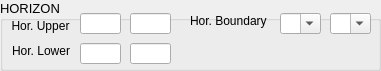
     <widget class="QGroupBox" name="groupBox_13">
      <property name="geometry">
       <rect>
        <x>240</x>
        <y>10</y>
        <width>381</width>
        <height>71</height>
       </rect>
      </property>
      <property name="font">
       <font>
        <pointsize>10</pointsize>
       </font>
      </property>
      <property name="title">
       <string>HORIZON</string>
      </property>
      <widget class="QComboBox" name="Boundary_Topo_CB_Hor_2">
       <property name="geometry">
        <rect>
         <x>330</x>
         <y>13</y>
         <width>41</width>
         <height>21</height>
        </rect>
       </property>
       <property name="editable">
        <bool>true</bool>
       </property>
      </widget>
      <widget class="QComboBox" name="Boundary_Dist_CB_Hor_2">
       <property name="geometry">
        <rect>
         <x>280</x>
         <y>13</y>
         <width>41</width>
         <height>21</height>
        </rect>
       </property>
       <property name="editable">
        <bool>true</bool>
       </property>
      </widget>
      <widget class="QLineEdit" name="Hor_Lower_To_LE_Hor_2">
       <property name="geometry">
        <rect>
         <x>130</x>
         <y>43</y>
         <width>41</width>
         <height>21</height>
        </rect>
       </property>
       <property name="font">
        <font>
         <pointsize>9</pointsize>
        </font>
       </property>
       <property name="text">
        <string/>
       </property>
       <property name="alignment">
        <set>Qt::AlignCenter</set>
       </property>
      </widget>
      <widget class="QLabel" name="label_238">
       <property name="geometry">
        <rect>
         <x>190</x>
         <y>10</y>
         <width>81</width>
         <height>21</height>
        </rect>
       </property>
       <property name="font">
        <font>
         <pointsize>9</pointsize>
        </font>
       </property>
       <property name="text">
        <string>Hor. Boundary</string>
       </property>
      </widget>
      <widget class="QLabel" name="label_242">
       <property name="geometry">
        <rect>
         <x>0</x>
         <y>40</y>
         <width>82</width>
         <height>21</height>
        </rect>
       </property>
       <property name="font">
        <font>
         <pointsize>9</pointsize>
        </font>
       </property>
       <property name="text">
        <string>Hor. Lower</string>
       </property>
       <property name="alignment">
        <set>Qt::AlignCenter</set>
       </property>
      </widget>
      <widget class="QLabel" name="label_243">
       <property name="geometry">
        <rect>
         <x>0</x>
         <y>15</y>
         <width>81</width>
         <height>21</height>
        </rect>
       </property>
       <property name="font">
        <font>
         <pointsize>9</pointsize>
        </font>
       </property>
       <property name="text">
        <string>Hor. Upper</string>
       </property>
       <property name="alignment">
        <set>Qt::AlignCenter</set>
       </property>
      </widget>
      <widget class="QLineEdit" name="Hor_Upper_From_LE_Hor_2">
       <property name="geometry">
        <rect>
         <x>80</x>
         <y>13</y>
         <width>41</width>
         <height>21</height>
        </rect>
       </property>
       <property name="font">
        <font>
         <pointsize>9</pointsize>
        </font>
       </property>
       <property name="text">
        <string/>
       </property>
       <property name="alignment">
        <set>Qt::AlignCenter</set>
       </property>
      </widget>
      <widget class="QLineEdit" name="Hor_Upper_To_LE_Hor_2">
       <property name="geometry">
        <rect>
         <x>130</x>
         <y>13</y>
         <width>41</width>
         <height>21</height>
        </rect>
       </property>
       <property name="font">
        <font>
         <pointsize>9</pointsize>
        </font>
       </property>
       <property name="text">
        <string/>
       </property>
       <property name="alignment">
        <set>Qt::AlignCenter</set>
       </property>
      </widget>
      <widget class="QLineEdit" name="Hor_Lower_From_LE_Hor_2">
       <property name="geometry">
        <rect>
         <x>80</x>
         <y>43</y>
         <width>41</width>
         <height>21</height>
        </rect>
       </property>
       <property name="font">
        <font>
         <pointsize>9</pointsize>
        </font>
       </property>
       <property name="text">
        <string/>
       </property>
       <property name="alignment">
        <set>Qt::AlignCenter</set>
       </property>
      </widget>
     </widget>
